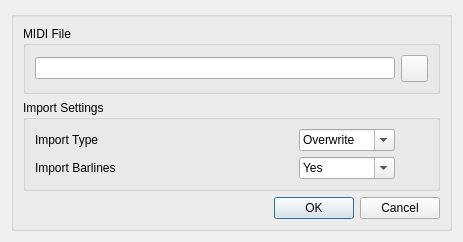
<?xml version="1.0" encoding="UTF-8"?>
<ui version="4.0">
 <class>MidiFileImportDialog</class>
 <widget class="QWidget" name="MidiFileImportDialog">
  <property name="geometry">
   <rect>
    <x>0</x>
    <y>0</y>
    <width>463</width>
    <height>224</height>
   </rect>
  </property>
  <layout class="QVBoxLayout">
   <item>
    <widget class="QGroupBox" name="groupBox">
     <property name="title">
      <string/>
     </property>
     <layout class="QVBoxLayout">
      <item>
       <widget class="QGroupBox" name="midiFileGroupBox">
        <property name="title">
         <string>MIDI File</string>
        </property>
        <layout class="QHBoxLayout">
         <item>
          <layout class="QHBoxLayout" name="midiFileLayout" stretch="0,0">
           <property name="spacing">
            <number>6</number>
           </property>
           <item>
            <widget class="QLineEdit" name="midiFileLineEdit"/>
           </item>
           <item>
            <widget class="QPushButton" name="midiFileOpenButton">
             <property name="sizePolicy">
              <sizepolicy hsizetype="Preferred" vsizetype="Preferred">
               <horstretch>0</horstretch>
               <verstretch>0</verstretch>
              </sizepolicy>
             </property>
             <property name="minimumSize">
              <size>
               <width>27</width>
               <height>27</height>
              </size>
             </property>
             <property name="maximumSize">
              <size>
               <width>27</width>
               <height>27</height>
              </size>
             </property>
             <property name="text">
              <string/>
             </property>
             <property name="icon">
              <iconset resource="../../mi_guiplugin/mi_guiplugin.qrc">
               <normaloff>:/mi_guiplugin/images/fileopen.png</normaloff>:/mi_guiplugin/images/fileopen.png</iconset>
             </property>
             <property name="iconSize">
              <size>
               <width>16</width>
               <height>16</height>
              </size>
             </property>
            </widget>
           </item>
          </layout>
         </item>
        </layout>
       </widget>
      </item>
      <item>
       <widget class="QGroupBox" name="importSettingsGroupBox">
        <property name="title">
         <string>Import Settings</string>
        </property>
        <layout class="QVBoxLayout">
         <item>
          <layout class="QHBoxLayout" name="importTypeLayout" stretch="0,0,0,0">
           <property name="spacing">
            <number>6</number>
           </property>
           <item>
            <widget class="QLabel" name="importTypeLabel">
             <property name="sizePolicy">
              <sizepolicy hsizetype="Minimum" vsizetype="Fixed">
               <horstretch>0</horstretch>
               <verstretch>0</verstretch>
              </sizepolicy>
             </property>
             <property name="minimumSize">
              <size>
               <width>0</width>
               <height>0</height>
              </size>
             </property>
             <property name="text">
              <string>Import Type</string>
             </property>
            </widget>
           </item>
           <item>
            <spacer name="importTypeSpacer_1">
             <property name="orientation">
              <enum>Qt::Horizontal</enum>
             </property>
             <property name="sizeHint" stdset="0">
              <size>
               <width>40</width>
               <height>20</height>
              </size>
             </property>
            </spacer>
           </item>
           <item>
            <widget class="QComboBox" name="importTypeComboBox">
             <property name="sizePolicy">
              <sizepolicy hsizetype="Fixed" vsizetype="Fixed">
               <horstretch>0</horstretch>
               <verstretch>0</verstretch>
              </sizepolicy>
             </property>
             <property name="minimumSize">
              <size>
               <width>96</width>
               <height>0</height>
              </size>
             </property>
             <property name="editable">
              <bool>true</bool>
             </property>
             <property name="insertPolicy">
              <enum>QComboBox::NoInsert</enum>
             </property>
             <item>
              <property name="text">
               <string>Overwrite</string>
              </property>
             </item>
             <item>
              <property name="text">
               <string>Append</string>
              </property>
             </item>
            </widget>
           </item>
           <item>
            <spacer name="importTypeSpacer_2">
             <property name="orientation">
              <enum>Qt::Horizontal</enum>
             </property>
             <property name="sizeType">
              <enum>QSizePolicy::Fixed</enum>
             </property>
             <property name="sizeHint" stdset="0">
              <size>
               <width>33</width>
               <height>20</height>
              </size>
             </property>
            </spacer>
           </item>
          </layout>
         </item>
         <item>
          <layout class="QHBoxLayout" name="importBarlineLayout" stretch="0,0,0,0">
           <property name="spacing">
            <number>6</number>
           </property>
           <item>
            <widget class="QLabel" name="importBarlineLabel">
             <property name="sizePolicy">
              <sizepolicy hsizetype="Minimum" vsizetype="Fixed">
               <horstretch>0</horstretch>
               <verstretch>0</verstretch>
              </sizepolicy>
             </property>
             <property name="minimumSize">
              <size>
               <width>0</width>
               <height>0</height>
              </size>
             </property>
             <property name="text">
              <string>Import Barlines</string>
             </property>
            </widget>
           </item>
           <item>
            <spacer name="importBarlineSpacer_1">
             <property name="orientation">
              <enum>Qt::Horizontal</enum>
             </property>
             <property name="sizeHint" stdset="0">
              <size>
               <width>40</width>
               <height>20</height>
              </size>
             </property>
            </spacer>
           </item>
           <item>
            <widget class="QComboBox" name="importBarlineComboBox">
             <property name="sizePolicy">
              <sizepolicy hsizetype="Fixed" vsizetype="Fixed">
               <horstretch>0</horstretch>
               <verstretch>0</verstretch>
              </sizepolicy>
             </property>
             <property name="minimumSize">
              <size>
               <width>96</width>
               <height>0</height>
              </size>
             </property>
             <property name="editable">
              <bool>true</bool>
             </property>
             <property name="insertPolicy">
              <enum>QComboBox::NoInsert</enum>
             </property>
             <item>
              <property name="text">
               <string>Yes</string>
              </property>
             </item>
             <item>
              <property name="text">
               <string>No</string>
              </property>
             </item>
            </widget>
           </item>
           <item>
            <spacer name="importBarlineSpacer_2">
             <property name="orientation">
              <enum>Qt::Horizontal</enum>
             </property>
             <property name="sizeType">
              <enum>QSizePolicy::Fixed</enum>
             </property>
             <property name="sizeHint" stdset="0">
              <size>
               <width>33</width>
               <height>20</height>
              </size>
             </property>
            </spacer>
           </item>
          </layout>
         </item>
        </layout>
       </widget>
      </item>
      <item>
       <spacer>
        <property name="orientation">
         <enum>Qt::Vertical</enum>
        </property>
        <property name="sizeHint" stdset="0">
         <size>
          <width>20</width>
          <height>40</height>
         </size>
        </property>
       </spacer>
      </item>
      <item>
       <widget class="QDialogButtonBox" name="buttonBox">
        <property name="standardButtons">
         <set>QDialogButtonBox::Cancel|QDialogButtonBox::Ok</set>
        </property>
       </widget>
      </item>
     </layout>
    </widget>
   </item>
  </layout>
 </widget>
 <resources>
  <include location="../../mi_guiplugin/mi_guiplugin.qrc"/>
 </resources>
 <connections/>
</ui>
